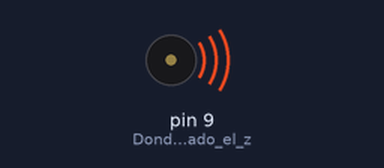
Bench run of a sketch on a simulated Arduino Uno, built with avr-gcc and run on an emulated ATmega328P. Parts: buzzer (waves = sounding).

Above: at 0.1 s.
Timing chart, 0 to 130.0 s (numbered marks = the images above):
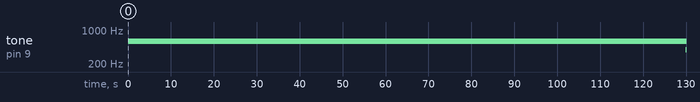

The sketch:

EjemploBuzzer.ino
```cpp
int lecturaSensor, nota;

//Array que guarda las frecuencias a reproducir
float frecuencias[] = {
  329.63, // Mi 0
  349.23, // Fa 1
  369.99, // Fa# 2
  392.00, // Sol 3
  415.30, // Sol# 4
  440.00, // La   5
  466.17, // La#  6
  493.83, // Si   7
  523.25, // Do   8
  554.36, // Do#  9
  587.33, // Re 10
  622.25, // Re# 11
  659.26, // Mi  12
};
byte numFrecuencias = 13; //Número de elementos del array
void setup() {
  Serial.begin(9600);
  pinMode(9, OUTPUT); //Donde está conectado el zumbador
}
void loop() {

  tone(9, frecuencias[10]);
  /*Tiempo de reproducción mínimo de la nota */
  delay(1);

  tone(9, frecuencias[10]);
  delay(1);

  tone(9, frecuencias[3]);
  delay(1);

  tone(9, frecuencias[3]);
  delay(1);
  tone(9, frecuencias[1]);
  delay(1);
  tone(9, frecuencias[0]);
  delay(1);
  tone(9, frecuencias[10]);
  delay(1);
}
```

Measured:
- by itself, tone on pin 9 (Donde_está_conectado_el_z): silent → 587 Hz at 0.02 s, → 392 Hz 130 s later
